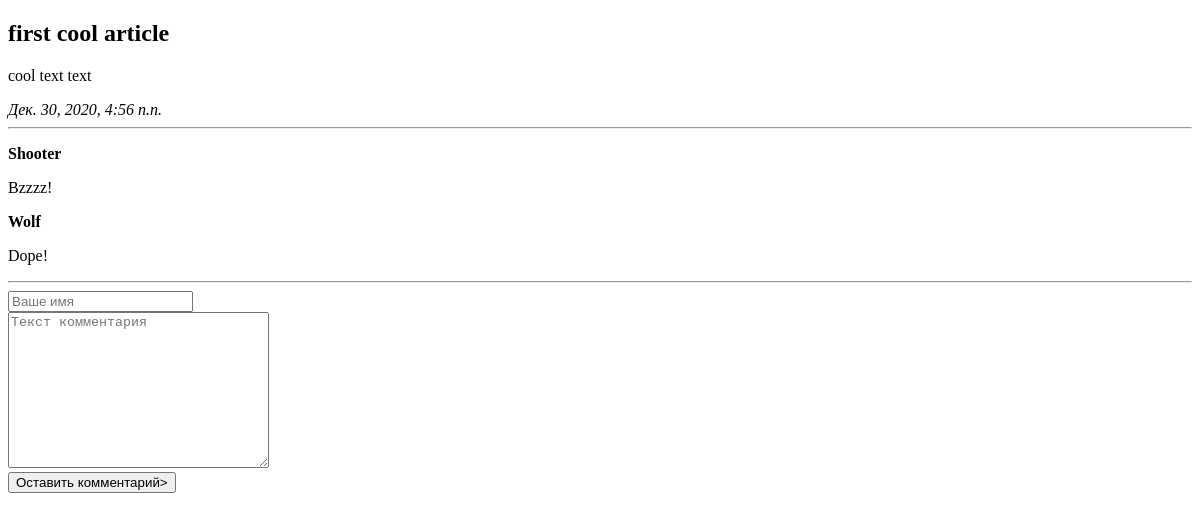
Before: /1/ with the older database file.
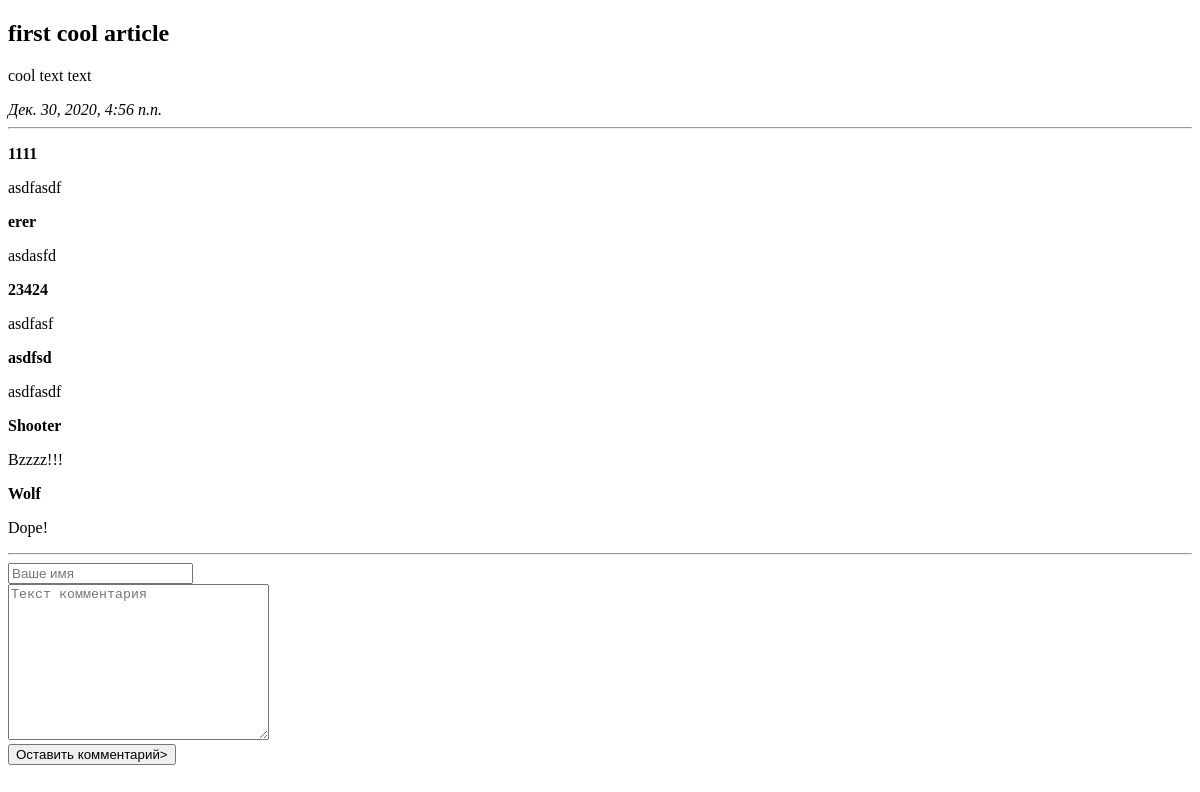
After: the same page with the newer database file.
### articles/models.py (models this page shows, shortened)
class Comment(models.Model):
    article = models.ForeignKey(Article, on_delete=models.CASCADE)
    author_name = models.CharField('имя автора', max_length=50)
    comment_text = models.CharField('текст комментария', max_length=200)
    class Meta:
        verbose_name = 'Комментарий'
        verbose_name_plural = 'Комментарии'

### articles/views.py (the view)
# urls.py: path('<int:article_id>/', views.detail, name='detail'),
def detail(request, article_id):
    try:
        a = Article.objects.get(id=article_id)
    except Exception:
        raise Http404("Статья не найдена!")
    latest_comments_list = a.comment_set.order_by('-id')[:10]
    return render(request, 'articles/detail.html',
                  {'article': a, 'latest_comments_list': latest_comments_list})

### articles/models.py (called while the page is built)
    def was_published_recently(self):
        return self.pub_date >= (timezone.now() - datetime.timedelta(days=7))

### templates/articles/detail.html (shortened to what this page needs)
{% extends 'base.html' %}
{% block content %}
<h2>{{ article.article_title }}</h2>
<p>{{ article.article_text }}</p>
<em>{{ article.pub_date }}</em>
<hr>
{% if latest_comments_list %}
	{% for c in latest_comments_list %}
		<p>
			<strong>{{ c.author_name }}</strong>
			<p>{{ c.comment_text }}</p>
		</p>
	{% endfor %}
{% else %}
Комментарии не найдены! Станьте первым ;)
{% endif %}
<hr>
<form action="{% url 'articles:leave_comment' article.id %}" method="POST">
	<input type="text" required placeholder="Ваше имя" name="name"><br>
	<textarea name="text" required="" placeholder="Текст комментария" cols="30"
		rows="10"></textarea><br>
	<button type="submit">Оставить комментарий></button>
</form>
{% endblock %}

Changed rows visible on the page:
added Comment: author_name "1111", comment_text "asdfasdf"
added Comment: author_name "erer", comment_text "asdasfd"
added Comment: author_name "23424", comment_text "asdfasf"
added Comment: author_name "asdfsd", comment_text "asdfasdf"
changed Comment "Shooter": comment_text "Bzzzz!" → "Bzzzz!!!"
